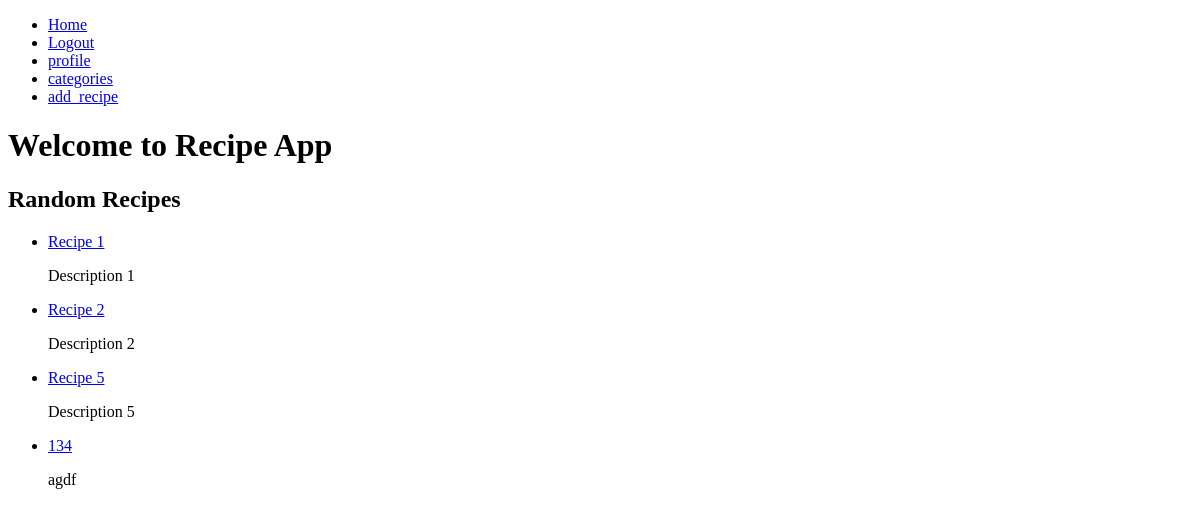
The app's page / (signed in), older data.
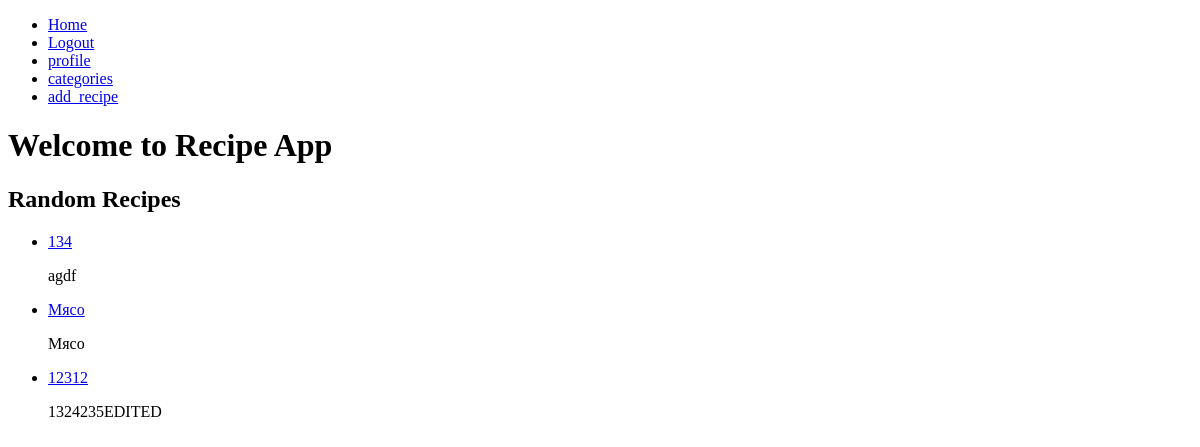
The same page, newer data.
### recipes/models.py (models this page shows, shortened)
class Recipe(models.Model):
    title = models.CharField(max_length=200)
    description = models.TextField()
    cooking_steps = models.TextField()
    cooking_time = models.PositiveIntegerField()  # Время приготовления в минутах
    image = models.ImageField(upload_to='recipes/images/', null=True, blank=True)
    author = models.ForeignKey(User, on_delete=models.CASCADE, related_name='recipes')
    ingredients = models.TextField(null=True, blank=True)  # Например, список ингредиентов

### recipes/views.py (the view)
# urls.py: 2. Add a URL to urlpatterns:  path('', views.home, name='home')
def home(request):
    all_recipes = list(Recipe.objects.all())
    recipes_count = len(all_recipes)
    if recipes_count < 5:
        recipes = all_recipes  # Если рецептов меньше 5, показываем все
    else:
        recipes = random.sample(all_recipes, 5)  # Если рецептов больше или равно 5, выбираем 5 случайных
    return render(request, 'home.html', {'recipes': recipes})

### recipes/templates/home.html (shortened to what this page needs)
{% extends 'base.html' %}
{% block content %}
    <h1>Welcome to Recipe App</h1>
    <h2>Random Recipes</h2>
    <ul>
        {% for recipe in recipes %}
            <li>
                <a href="{% url 'recipe_detail' recipe.id %}">{{ recipe.title }}</a><br>
                <p>{{ recipe.description|truncatewords:50 }}</p>
            </li>
        {% endfor %}
    </ul>
{% endblock %}

### recipes/templates/base.html (shortened to what this page needs)
{% load static %}
<!DOCTYPE html>
<html lang="en">
<head>
</head>
<body>
    <header>
        <nav>
            <ul>
                <li><a href="{% url 'home' %}">Home</a></li>
                {% if user.is_authenticated %}
                    <li><a href="{% url 'logout' %}">Logout</a></li>
                    <li><a href="{% url 'profile' %}">profile</a></li>
                    <li><a href="{% url 'categories' %}">categories</a></li>
                    <li><a href="{% url 'add_recipe' %}">add_recipe</a></li>
                {% else %}
                    <li><a href="{% url 'login' %}">Login</a></li>
                    <li><a href="{% url 'register' %}">Register</a></li>
                {% endif %}
            </ul>
        </nav>
    </header>
    <main>
        {% block content %}{% endblock %}
    </main>
</body>
</html>

Row changes from the older to the newer data that the page shows:
removed Recipe: title "Recipe 1", description "Description 1"
removed Recipe: title "Recipe 2", description "Description 2"
removed Recipe: title "Recipe 5", description "Description 5"
added Recipe: title "Мясо", description "Мясо"
added Recipe: title "12312", description "1324235EDITED"
